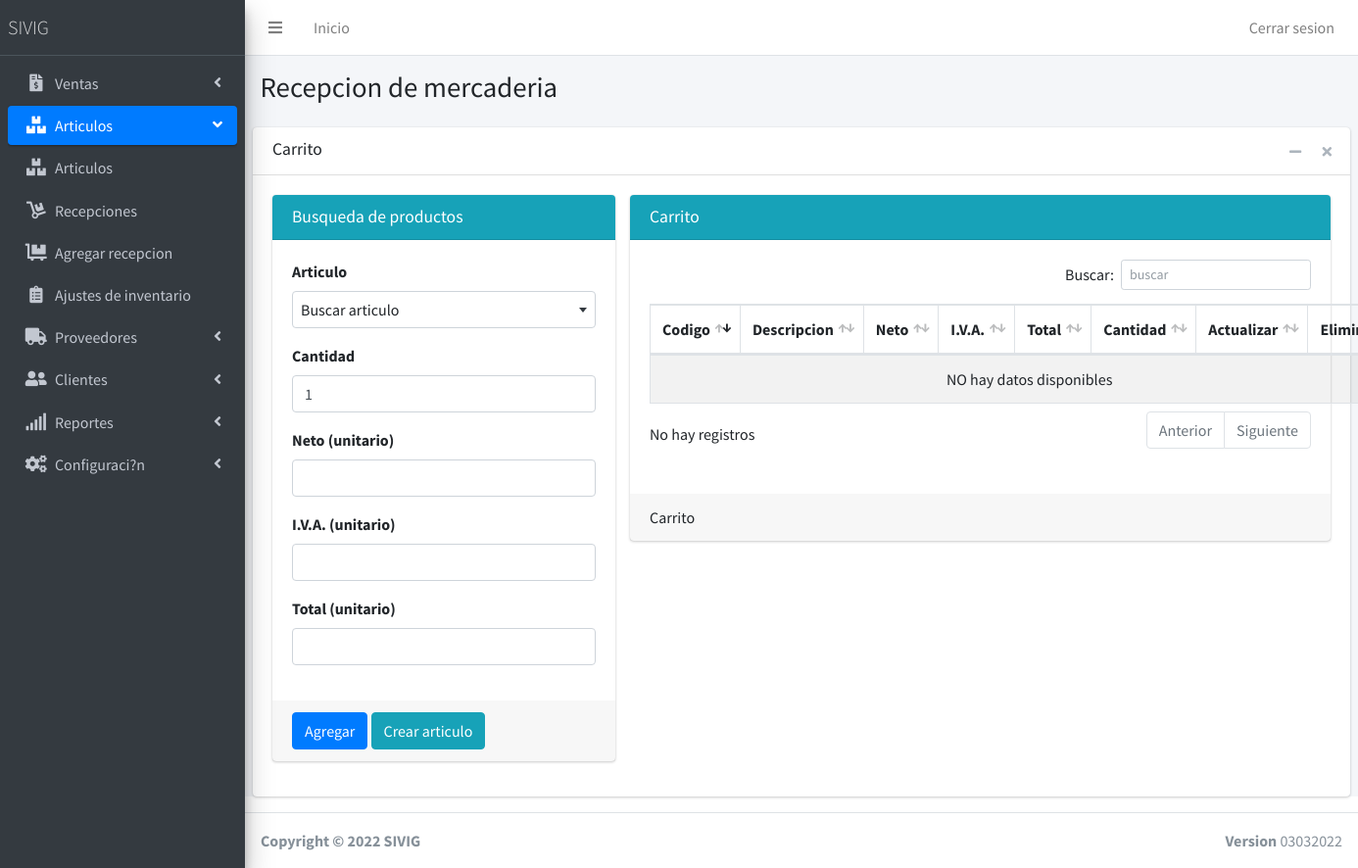
The page /AgregarRecepcion (signed in) on the database its author committed.
### tables this page shows
CREATE TABLE `grupospaginas` (
  `idgrupo` int(11) NOT NULL AUTO_INCREMENT,
  `nombregrupo` varchar(120) NOT NULL,
  `imagengrupo` varchar(120) NOT NULL,
  `posicion` int(11) NOT NULL,
  PRIMARY KEY (`idgrupo`)
);

CREATE TABLE `permisos` (
  `IdPermiso` int(11) NOT NULL AUTO_INCREMENT,
  `IdUsuario` int(11) NOT NULL,
  `Idpagina` int(11) NOT NULL,
  `Permiso` int(11) NOT NULL,
  PRIMARY KEY (`IdPermiso`)
);

CREATE TABLE `paginas` (
  `IdPagina` int(11) NOT NULL AUTO_INCREMENT,
  `NombrePagina` varchar(120) NOT NULL,
  `Enlacepagina` varchar(120) NOT NULL,
  `Imagen` varchar(60) NOT NULL,
  `grupopagina` int(11) NOT NULL,
  PRIMARY KEY (`IdPagina`)
);

### Model/dbConection.php (called while the page is built)
<?php
class DB
{
	private $host;
	private $db;
	private $user;
	private $password;
	private $amb = 'DEV';
	public function __construct()
	{
		if ($this->amb == 'DEV') {
			$this->host = 'localhost';
			$this->db = 'sivig';
			$this->user = 'root';
			$this->password = '';
		} else {
			$this->host = 'localhost';
			$this->db = 'orhanoik_SIVIG';
			$this->user = 'orhanoik_sivig';
			$this->password = 'sivig2021-';
		}
	}
	public function connect()
	{
		try {
			$connection = "mysql:host=" . $this->host . ";dbname=" . $this->db;
			$options = [
				PDO::ATTR_ERRMODE => PDO::ERRMODE_EXCEPTION,
				PDO::ATTR_EMULATE_PREPARES => false,
				PDO::MYSQL_ATTR_INIT_COMMAND => "SET NAMES utf8",
			];
			$pdo = new PDO($connection, $this->user, $this->password, $options);
			return $pdo;
		} catch (PDOException $e) {
			print_r('Error conenection: ' . $e->getMessage());
		}
	}
}

### Controller/MenuController.php (called while the page is built, shortened)
<?php
include 'Model/dbConection.php';
class Menu extends DB{
        public function Getpaginas($idusuario, $idgrupo){
        $query = $this->connect()->prepare('SELECT * FROM paginas INNER JOIN permisos on permisos.Idpagina = paginas.IdPagina WHERE permisos.IdUsuario = :idusuario AND permisos.Permiso = 1 AND paginas.grupopagina = :idgrupo');
        $query->execute(['idusuario' => $idusuario, 'idgrupo' => $idgrupo]);
        $menusa = array();
        foreach ($query as $Menua) {
            $m = new Menus();
            $m->NombrePagina = $Menua[1];
            $m->EnlacePagina = $Menua[2];
            $m->IdPagina = $Menua[0];
            $m->ImagenPagina = $Menua['Imagen'];
            $m->GrupoPagina = $Menua[4];
            array_push($menusa, $m);
        }
        return $menusa;
       }
        public function GetGrupoPagina($idpagina){
            $query = $this->connect()->prepare('SELECT grupopagina FROM paginas WHERE Idpagina = :idpagina');
            $query->execute(['idpagina' => $idpagina]);
            foreach ($query as $a) {
                $idgrupo = $a[0];
            }
        return $idgrupo;
    }
        public function GetGrupos(){
            $query = $this->connect()->prepare('SELECT * FROM grupospaginas ORDER BY posicion ASC');
            $query->execute();
            $grupos = array();
            foreach ($query as $g) {
                array_push($grupos, $g);
            }
            return $grupos;
           }
}
?>

### AgregarRecepcion.php (the view, shortened to what this page needs)
<?php
$idpagina = 8;
include 'Includes/partials/header.php';
include 'Includes/partials/menu.php';
?>
<div class="content-wrapper">
  <section class="content-header">
    <div class="container-fluid">
      <div class="row mb-2">
        <div class="col-sm-6">
          <h1>Recepcion de mercaderia</h1>
        </div>
      </div>
    </div>
  </section>
  <section class="content">
    <div class="card">
      <div class="card-header">
        <h3 class="card-title">Carrito</h3>
        <div class="card-tools">
          <button type="button" class="btn btn-tool" data-card-widget="collapse" data-toggle="tooltip" title="Collapse">
            <i class="fas fa-minus"></i></button>
          <button type="button" class="btn btn-tool" data-card-widget="remove" data-toggle="tooltip" title="Remove">
            <i class="fas fa-times"></i></button>
        </div>
      </div>
      <div class="card-body">
        <div class="row">
          <div class="col-md-4">
            <div class="card card-info">
              <div class="card-header">
                <h3 class="card-title">Busqueda de productos</h3>
              </div>
              <form action="AgregarArticuloRecepcion" method="POST">
                <div class="card-body">
                  <div class="form-group">
                    <label>Articulo</label>
                  </div>
                  <div class="form-group">
                    <label for="cantidad">Cantidad</label>
                    <input type="number" class="form-control" id="cantidad" name="cantidad" required value=1>
                  </div>
                  <div class="form-group">
                    <label for="costo_neto">Neto (unitario)</label>
                    <input type="number" oninput="ActualizaValorCostoUnitario()" class="form-control" id="costo_neto" name="costo_neto" required>
                  </div>
                  <div class="form-group">
                    <label for="costo_imp">I.V.A. (unitario)</label>
                    <input type="number" class="form-control" id="costo_imp" name="costo_imp" required>
                  </div>
                  <div class="form-group">
                    <label for="costo_total">Total (unitario)</label>
                    <input type="number" oninput="ActualizaValorCostoNetoUnitario()" class="form-control" id="costo_total" name="costo_total" required>
                  </div>
                </div>
                <div class="card-footer">
                  <button type="submit" class="btn btn-primary">Agregar</button>
                  <button type="button" class="btn btn-info" data-toggle="modal" data-target="#crear-articulo">
                    Crear articulo </button>
                </div>
              </form>
            </div>
          </div>
          <div class="col-md-8">
            <div class="card card-info">
              <div class="card-header">
                <h3 class="card-title">Carrito</h3>
              </div>
              <div class="card-body">
                <table id="tabla2" class="table table-bordered table-striped">
                  <thead>
                    <tr>
                      <th>Codigo</th>
                      <th>Descripcion</th>
                      <th style="width: 90px">Neto</th>
                      <th style="width: 90px">I.V.A.</th>
                      <th style="width: 90px">Total</th>
                      <th style="width: 60px">Cantidad</th>
                      <th style="width: 60px">Actualizar</th>
                      <th style="width: 60px">Eliminar</th>
                    </tr>
                  </thead>
                  <tbody>
                  </tbody>
                </table>
              </div>
              <div class="card-footer">
                Carrito
              </div>
            </div>
          </div>
        </div>
      </div>
    </div>
  </section>
</div>
<?php
include 'Includes/partials/footer.php';
?>

### Includes/partials/menu.php (shortened to what this page needs)
<div class="wrapper">
    <nav class="main-header navbar navbar-expand navbar-white navbar-light">
      <ul class="navbar-nav">
        <li class="nav-item">
          <a class="nav-link" data-widget="pushmenu" href="#"><i class="fas fa-bars"></i></a>
        </li>
        <li class="nav-item d-none d-sm-inline-block">
          <a href="index" class="nav-link">Inicio</a>
        </li>
      </ul>
      <ul class="navbar-nav ml-auto">
        <li class="nav-item d-none d-sm-inline-block">
          <a href="Controller/LogoutController.php" class="nav-link">Cerrar sesion</a>
        </li>
      </ul>
    </nav>
    <aside class="main-sidebar sidebar-dark-primary elevation-4">
      <a href="./" class="brand-link">
        <span class="brand-text font-weight-light">SIVIG</span>
      </a>
      <div class="sidebar">
        <nav class="mt-2">
          <ul class="nav nav-pills nav-sidebar flex-column" data-widget="treeview" role="menu" data-accordion="false">
                 <li class="nav-item has-treeview">
                <?php
        require './Controller/MenuController.php';
        $menu = new Menu();
        $activo = "";
        $activog = "";
        $open = "";
        $grupos = $menu->GetGrupos();
        if ($idpagina == 0) {
          $idgrupoactivo = 0;
        }else{
          $idgrupoactivo = $menu->GetGrupoPagina($idpagina);
        }
        foreach ($grupos as $g) {
          if($idgrupoactivo === $g['idgrupo']){
            $activog = "active";
            $open = "menu-open";
          }else{
            $activog = "";
            $open = "";
          }
          echo '
          <li class="nav-item has-treeview '.$open.'">
          <a href="#" class="nav-link '.$activog.'">
            <i class="nav-icon '. $g['imagengrupo'] .'"></i>
            <p>
              '. $g['nombregrupo'].'
              <i class="right fas fa-angle-left"></i>
            </p>
          </a>
          <ul class="nav nav-treeview">';
          $datos = $menu->Getpaginas($_SESSION['id'], $g['idgrupo']);
          foreach ($datos as $n) {
            if($idpagina === $n->IdPagina){
              $activo = "active";
            }else{
              $activo = "";
            }
            echo '
            <li class="nav-item">
            <a href="'. $n->EnlacePagina.'" class="nav-link '. $activo.'">
              <i class="nav-icon '. $n->ImagenPagina.'"></i>
              <p>
              '. $n->NombrePagina.'
              </p>
            </a>
          </li>
          ';
      }
      echo '
          </ul>
         ';
      echo '
      </li>
     ';
        }
        ?>
                </ul>
        </nav>
      </div>
    </aside>

### rows shown on the page
grupospaginas: nombregrupo "Ventas"
grupospaginas: nombregrupo "Articulos"
permisos: Idpagina.NombrePagina "Articulos"
permisos: Idpagina.NombrePagina "Recepciones"
permisos: Idpagina.NombrePagina "Agregar recepcion"
permisos: Idpagina.NombrePagina "Ajustes de inventario"
grupospaginas: nombregrupo "Proveedores"
grupospaginas: nombregrupo "Clientes"
grupospaginas: nombregrupo "Reportes"
grupospaginas: nombregrupo "Configuraci?n"
